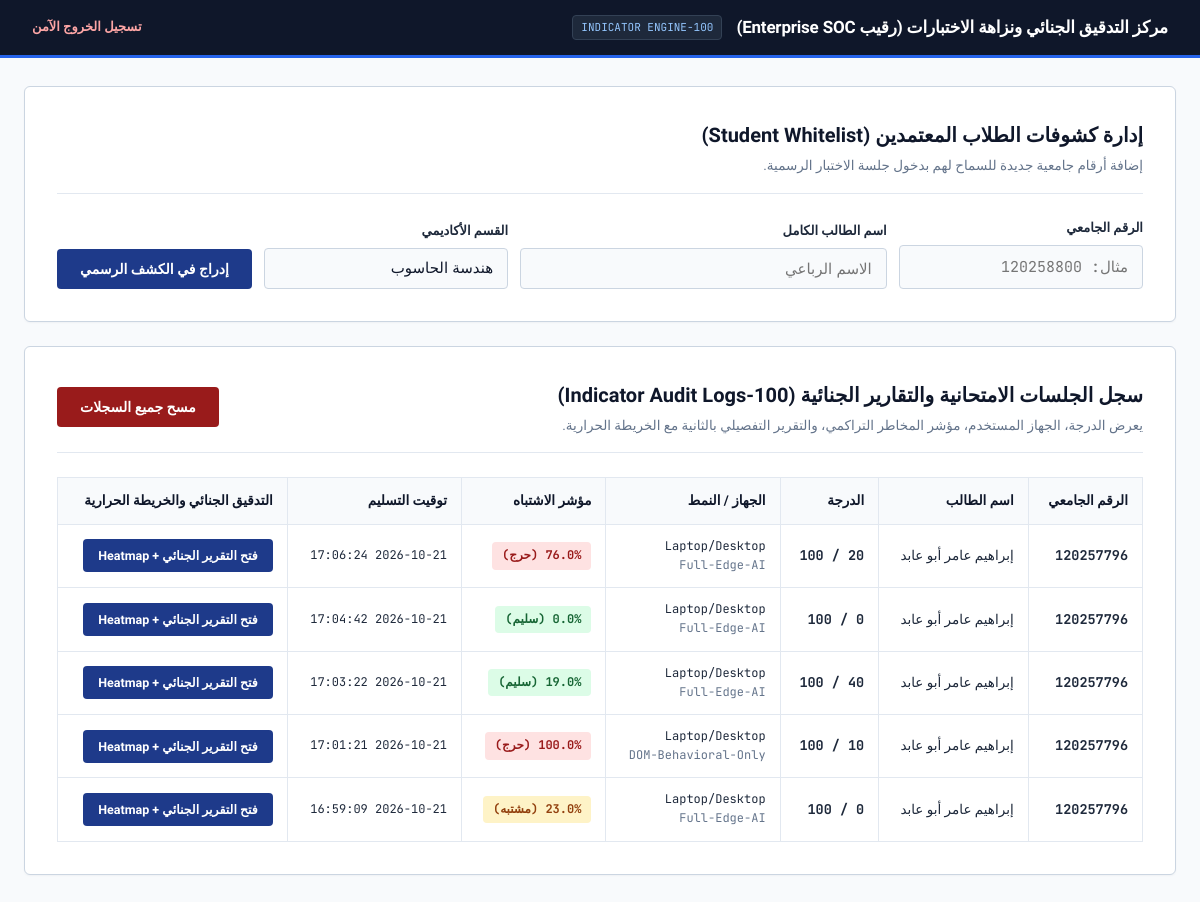
The app's page /admin (signed in) with its own data.
### tables this page shows
CREATE TABLE exam_submissions (
                    id INTEGER PRIMARY KEY AUTOINCREMENT,
                    student_id TEXT,
                    student_name TEXT,
                    score_text TEXT,
                    suspicion_score REAL,
                    exam_mode TEXT,
                    device_type TEXT,
                    written_answers TEXT,
                    audit_log TEXT,
                    indicators_100 TEXT,
                    heatmap_data TEXT,
                    timestamp TEXT
                );

### app.py (the view, shortened to what this page needs)
@app.route('/admin', methods=['GET', 'POST'])
def admin_portal():
    error = None
    if not session.get('admin_auth'):
        return render_template('admin.html', logged_in=False, error=error)
    conn = sqlite3.connect(DB_PATH)
    submissions = conn.execute("""SELECT id, student_id, student_name, score_text, suspicion_score, exam_mode,
                                         device_type, written_answers, audit_log, indicators_100, heatmap_data, timestamp
                                  FROM exam_submissions ORDER BY id DESC""").fetchall()
    students = conn.execute("SELECT student_id, name, department FROM students ORDER BY student_id").fetchall()
    conn.close()
    return render_template('admin.html', logged_in=True, submissions=submissions, students=students)

### templates/admin.html (shortened to what this page needs)
<!DOCTYPE html>
<html lang="ar" dir="rtl">
<head>
    <link rel="stylesheet" href="{{ url_for('static', filename='css/style.css') }}">
</head>
<body>
    <header class="institutional-header">
        <div class="header-title-group">
            <h1>مركز التدقيق الجنائي ونزاهة الاختبارات (رقيب Enterprise SOC)</h1>
            <span class="sys-tag mono">100-INDICATOR ENGINE</span>
        </div>
        <div class="header-meta">
            {% if logged_in %}
            <a href="{{ url_for('admin_logout') }}" style="color:#FCA5A5;text-decoration:none;font-weight:600;">تسجيل الخروج الآمن</a>
            {% endif %}
        </div>
    </header>
    <main class="wide-container">
        {% if not logged_in %}
        <section class="surface-card" style="max-width:440px;margin:60px auto;">
            <div class="card-header">
                <h2>بوابة المشرف الأكاديمي (الدكتور)</h2>
                <p>يرجى إدخال كلمة المرور الإدارية للوصول إلى السجلات الجنائية والخرائط الحرارية.</p>
            </div>
            {% if error %}
            <div style="color:#991B1B;background:#FEE2E2;padding:10px;border-radius:4px;font-size:13px;font-weight:600;margin-bottom:14px;">{{ error }}</div>
            {% endif %}
            <form method="POST">
                <input type="hidden" name="action" value="login">
                <div class="form-field">
                    <label>كلمة المرور الإدارية</label>
                    <input type="password" name="password" class="input-control mono" placeholder="أدخل كلمة المرور (admin123)" required>
                </div>
                <button type="submit" class="btn btn-primary" style="width:100%;">دخول مركز التدقيق الجنائي</button>
            </form>
        </section>
        {% else %}
        <section class="surface-card">
            <div class="card-header">
                <h2>إدارة كشوفات الطلاب المعتمدين (Student Whitelist)</h2>
                <p>إضافة أرقام جامعية جديدة للسماح لهم بدخول جلسة الاختبار الرسمية.</p>
            </div>
            <form method="POST" style="display:flex;gap:12px;flex-wrap:wrap;align-items:flex-end;">
                <div style="flex:1;min-width:180px;">
                    <label style="font-size:13px;font-weight:600;display:block;margin-bottom:6px;">الرقم الجامعي</label>
                    <input type="text" name="student_id" class="input-control mono" placeholder="مثال: 120258800" required>
                </div>
                <div style="flex:1.5;min-width:220px;">
                    <label style="font-size:13px;font-weight:600;display:block;margin-bottom:6px;">اسم الطالب الكامل</label>
                    <input type="text" name="student_name" class="input-control" placeholder="الاسم الرباعي" required>
                </div>
                <div style="flex:1;min-width:180px;">
                    <label style="font-size:13px;font-weight:600;display:block;margin-bottom:6px;">القسم الأكاديمي</label>
                    <input type="text" name="department" class="input-control" value="هندسة الحاسوب">
                </div>
                <button type="submit" class="btn btn-primary">إدراج في الكشف الرسمي</button>
            </form>
        </section>
        <section class="surface-card" style="overflow-x:auto;">
            <div class="card-header" style="display:flex;justify-content:space-between;align-items:center;flex-wrap:wrap;gap:12px;">
                <div>
                    <h2>سجل الجلسات الامتحانية والتقارير الجنائية (100-Indicator Audit Logs)</h2>
                    <p>يعرض الدرجة، الجهاز المستخدم، مؤشر المخاطر التراكمي، والتقرير التفصيلي بالثانية مع الخريطة الحرارية.</p>
                </div>
                <form method="POST">
                    <button type="submit" class="btn btn-danger">مسح جميع السجلات</button>
                </form>
            </div>
            <table class="data-table">
                <thead>
                    <tr>
                        <th>الرقم الجامعي</th>
                        <th>اسم الطالب</th>
                        <th>الدرجة</th>
                        <th>الجهاز / النمط</th>
                        <th>مؤشر الاشتباه</th>
                        <th>توقيت التسليم</th>
                        <th>التدقيق الجنائي والخريطة الحرارية</th>
                    </tr>
                </thead>
                <tbody>
                    {% for sub in submissions %}
                    <tr>
                        <td class="mono"><strong>{{ sub[1] }}</strong></td>
                        <td>{{ sub[2] }}</td>
                        <td class="mono"><strong>{{ sub[3] }}</strong></td>
                        <td class="mono" style="font-size:12px;">{{ sub[6] }}<br><span style="color:#64748B;">{{ sub[5] }}</span></td>
                        <td>
                            {% if sub[4] >= 50 %}
                                <span class="risk-badge risk-high mono">{{ sub[4] }}% (حرج)</span>
                            {% elif sub[4] >= 20 %}
                                <span class="risk-badge risk-med mono">{{ sub[4] }}% (مشتبه)</span>
                            {% else %}
                                <span class="risk-badge risk-low mono">{{ sub[4] }}% (سليم)</span>
                            {% endif %}
                        </td>
                        <td class="mono" style="font-size:12px;">{{ sub[11] }}</td>
                        <td>
                            <button class="btn btn-primary" style="padding:8px 14px;font-size:12.5px;"
                                    onclick='openForensicInspector({{ sub[1]|tojson }}, {{ sub[2]|tojson }}, {{ sub[3]|tojson }}, {{ sub[4]|tojson }}, {{ sub[7]|safe }}, {{ sub[8]|safe }}, {{ sub[9]|safe }}, {{ sub[10]|safe }})'>
                                فتح التقرير الجنائي + Heatmap
                            </button>
                        </td>
                    </tr>
                    {% else %}
                    <tr>
                        <td colspan="7" style="text-align:center;color:#64748B;padding:24px;">لا توجد جلسات اختبار مسلمة حتى الآن.</td>
                    </tr>
                    {% endfor %}
                </tbody>
            </table>
        </section>
        {% endif %}
    </main>
</body>
</html>

### static/css/style.css (style rules this page uses)
:root { --bg-canvas: #F8FAFC; --bg-surface: #FFFFFF; --bg-subtle: #F1F5F9; --navy-900: #0F172A; --navy-800: #1E293B; --slate-700: #334155; --slate-500: #64748B; --border-color: #CBD5E1; --border-light: #E2E8F0; --brand-primary: #1E3A8A; --brand-hover: #172554; --brand-accent: #2563EB; --status-safe-bg: #DCFCE7; --status-safe-txt: #166534; --status-warn-bg: #FEF3C7; --status-warn-txt: #92400E; --status-crit-bg: #FEE2E2; --status-crit-txt: #991B1B; }
* { box-sizing: border-box; margin: 0; padding: 0; }
body { font-family: 'IBM Plex Sans Arabic', -apple-system, BlinkMacSystemFont, sans-serif; background-color: var(--bg-canvas); color: var(--navy-800); line-height: 1.6; min-height: 100vh; display: flex; flex-direction: column; }
.mono { font-family: 'JetBrains Mono', monospace; }
.institutional-header { background-color: var(--navy-900); color: #FFFFFF; padding: 14px 32px; display: flex; justify-content: space-between; align-items: center; border-bottom: 3px solid var(--brand-accent); }
.header-title-group { display: flex; align-items: center; gap: 14px; }
.header-title-group h1 { font-size: 17px; font-weight: 700; letter-spacing: -0.2px; }
.sys-tag { background-color: var(--navy-800); border: 1px solid var(--slate-700); color: #93C5FD; font-size: 11px; padding: 3px 8px; border-radius: 4px; }
.header-meta { display: flex; align-items: center; gap: 18px; font-size: 13px; color: #CBD5E1; }
.wide-container { max-width: 1280px; width: 96%; margin: 28px auto; flex: 1; }
.surface-card { background-color: var(--bg-surface); border: 1px solid var(--border-color); border-radius: 6px; padding: 32px; margin-bottom: 24px; box-shadow: 0 1px 2px rgba(15, 23, 42, 0.04); }
.card-header { border-bottom: 1px solid var(--border-light); padding-bottom: 16px; margin-bottom: 24px; }
.card-header h2 { font-size: 20px; color: var(--navy-900); font-weight: 700; }
.card-header p { font-size: 13.5px; color: var(--slate-500); margin-top: 4px; }
.input-control { width: 100%; padding: 11px 14px; font-size: 15px; border: 1px solid var(--border-color); border-radius: 4px; background-color: var(--bg-canvas); color: var(--navy-900); outline: none; transition: border-color 0.15s, background-color 0.15s; }
.btn { display: inline-flex; align-items: center; justify-content: center; padding: 11px 22px; font-size: 14px; font-weight: 600; font-family: inherit; border-radius: 4px; border: 1px solid transparent; cursor: pointer; transition: background-color 0.15s; text-decoration: none; }
.btn-primary { background-color: var(--brand-primary); color: #FFFFFF; }
.btn-danger { background-color: var(--status-crit-txt); color: #FFFFFF; }
.data-table { width: 100%; border-collapse: collapse; font-size: 13.5px; }
.data-table th, .data-table td { border: 1px solid var(--border-light); padding: 12px 14px; text-align: right; }
.data-table th { background-color: var(--bg-canvas); color: var(--navy-900); font-weight: 700; }
.risk-badge { display: inline-block; padding: 4px 10px; border-radius: 4px; font-size: 12px; font-weight: 700; }
.risk-low { background-color: var(--status-safe-bg); color: var(--status-safe-txt); }
.risk-med { background-color: var(--status-warn-bg); color: var(--status-warn-txt); }
.risk-high { background-color: var(--status-crit-bg); color: var(--status-crit-txt); }

### records on screen
exam_submissions: student "120257796", student_name "إبراهيم عامر أبو عابد", score_text "20 / 100", device_type "Laptop/Desktop", exam_mode "Full-Edge-AI", suspicion_score "76.0", timestamp "2026-10-21 17:06:24"
exam_submissions: student "120257796", student_name "إبراهيم عامر أبو عابد", score_text "0 / 100", device_type "Laptop/Desktop", exam_mode "Full-Edge-AI", suspicion_score "0.0", timestamp "2026-10-21 17:04:42"
exam_submissions: student "120257796", student_name "إبراهيم عامر أبو عابد", score_text "40 / 100", device_type "Laptop/Desktop", exam_mode "Full-Edge-AI", suspicion_score "19.0", timestamp "2026-10-21 17:03:22"
exam_submissions: student "120257796", student_name "إبراهيم عامر أبو عابد", score_text "10 / 100", device_type "Laptop/Desktop", exam_mode "DOM-Behavioral-Only", suspicion_score "100.0", timestamp "2026-10-21 17:01:21"
exam_submissions: student "120257796", student_name "إبراهيم عامر أبو عابد", score_text "0 / 100", device_type "Laptop/Desktop", exam_mode "Full-Edge-AI", suspicion_score "23.0", timestamp "2026-10-21 16:59:09"
